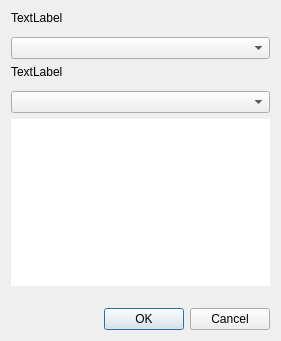
<?xml version="1.0" encoding="UTF-8"?>
<ui version="4.0">
 <author>
SPDX-FileCopyrightText: none
SPDX-License-Identifier: GPL-3.0-only OR LicenseRef-KDE-Accepted-GPL
 </author>
 <class>CustomJobInterface_UI</class>
 <widget class="QDialog" name="CustomJobInterface_UI">
  <property name="geometry">
   <rect>
    <x>0</x>
    <y>0</y>
    <width>281</width>
    <height>341</height>
   </rect>
  </property>
  <property name="windowTitle">
   <string>Dialog</string>
  </property>
  <layout class="QVBoxLayout" name="verticalLayout">
   <item>
    <widget class="QLabel" name="param1Label">
     <property name="text">
      <string>TextLabel</string>
     </property>
    </widget>
   </item>
   <item>
    <widget class="KUrlRequester" name="param1Url"/>
   </item>
   <item>
    <widget class="QComboBox" name="param1List"/>
   </item>
   <item>
    <widget class="QLabel" name="param2Label">
     <property name="text">
      <string>TextLabel</string>
     </property>
    </widget>
   </item>
   <item>
    <widget class="KUrlRequester" name="param2Url"/>
   </item>
   <item>
    <widget class="QComboBox" name="param2List"/>
   </item>
   <item>
    <widget class="QTextEdit" name="taskDescription">
     <property name="frameShape">
      <enum>QFrame::NoFrame</enum>
     </property>
     <property name="readOnly">
      <bool>true</bool>
     </property>
    </widget>
   </item>
   <item>
    <spacer name="verticalSpacer">
     <property name="orientation">
      <enum>Qt::Vertical</enum>
     </property>
     <property name="sizeHint" stdset="0">
      <size>
       <width>20</width>
       <height>40</height>
      </size>
     </property>
    </spacer>
   </item>
   <item>
    <widget class="QDialogButtonBox" name="buttonBox">
     <property name="orientation">
      <enum>Qt::Horizontal</enum>
     </property>
     <property name="standardButtons">
      <set>QDialogButtonBox::Cancel|QDialogButtonBox::Ok</set>
     </property>
    </widget>
   </item>
  </layout>
 </widget>
 <customwidgets>
  <customwidget>
   <class>KUrlRequester</class>
   <extends>QWidget</extends>
   <header>kurlrequester.h</header>
   <container>1</container>
  </customwidget>
 </customwidgets>
 <resources/>
 <connections>
  <connection>
   <sender>buttonBox</sender>
   <signal>accepted()</signal>
   <receiver>CustomJobInterface_UI</receiver>
   <slot>accept()</slot>
   <hints>
    <hint type="sourcelabel">
     <x>248</x>
     <y>254</y>
    </hint>
    <hint type="destinationlabel">
     <x>157</x>
     <y>274</y>
    </hint>
   </hints>
  </connection>
  <connection>
   <sender>buttonBox</sender>
   <signal>rejected()</signal>
   <receiver>CustomJobInterface_UI</receiver>
   <slot>reject()</slot>
   <hints>
    <hint type="sourcelabel">
     <x>316</x>
     <y>260</y>
    </hint>
    <hint type="destinationlabel">
     <x>286</x>
     <y>274</y>
    </hint>
   </hints>
  </connection>
 </connections>
</ui>
